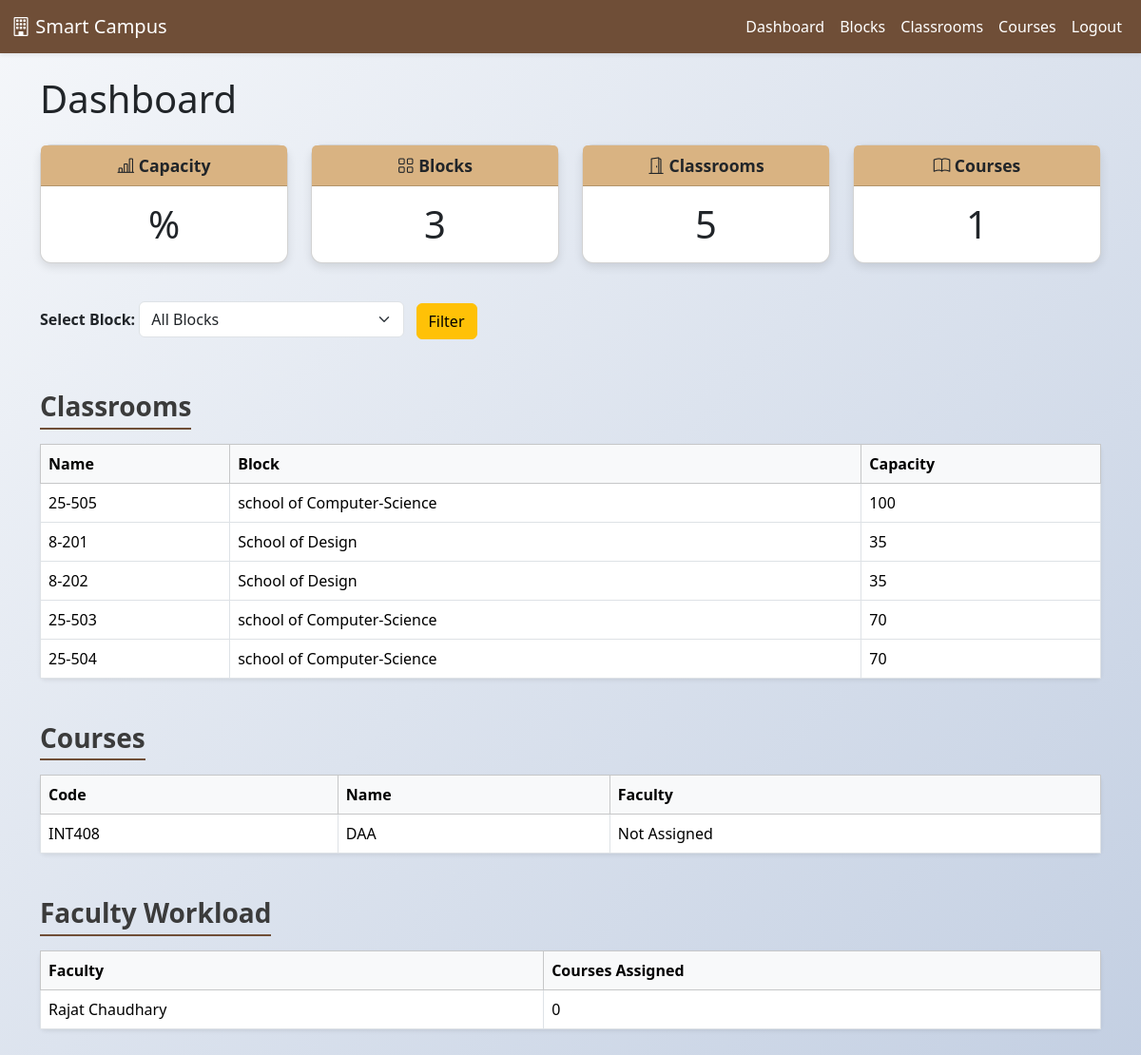
The app's page /dashboard/ (signed in) with its own data.
### campus/models.py (models this page shows, shortened)
class Classroom(models.Model):
    block = models.ForeignKey(CampusBlock, on_delete=models.CASCADE)
    name = models.CharField(max_length=50)
    capacity = models.PositiveIntegerField()

class CampusBlock(models.Model):
    name = models.CharField(max_length=100)
    location = models.CharField(max_length=200)

class Course(models.Model):
    code = models.CharField(max_length=10)
    name = models.CharField(max_length=100)
    credits = models.IntegerField()
    block = models.ForeignKey(CampusBlock, on_delete=models.SET_NULL, null=True, blank=True)

### campus/views.py (the view)
# urls.py: path('dashboard/', views.dashboard, name='dashboard'),
@login_required
def dashboard(request):
    blocks = CampusBlock.objects.all()
    selected_block_id = request.GET.get('block')
    selected_block = None
    if selected_block_id:
        try:
            selected_block = CampusBlock.objects.get(id=selected_block_id)
        except CampusBlock.DoesNotExist:
            selected_block = None
    if selected_block:
        classrooms = Classroom.objects.filter(block=selected_block)
        courses = Course.objects.filter(block=selected_block)
    else:
        classrooms = Classroom.objects.all()
        courses = Course.objects.all()
    faculty_workload = {}
    for faculty in Faculty.objects.all():
        assigned_courses = faculty.courses.filter(id__in=courses.values_list('id', flat=True)).count()
        faculty_workload[faculty.user.get_full_name()] = assigned_courses
    context = {
        'blocks': blocks,
        'selected_block': selected_block,
        'classrooms': classrooms,
        'courses': courses,
        'faculty_workload': faculty_workload,
    }
    return render(request, 'campus/dashboard.html', context)

### campus/templates/campus/dashboard.html (shortened to what this page needs)
{% extends 'campus/base.html' %}
{% block content %}
<h1 class="mb-4">Dashboard</h1>
<div class="row mb-4">
    <div class="col-md-3 mb-3">
        <div class="card text-center">
            <div class="card-header"><i class="bi bi-bar-chart-line"></i> Capacity</div>
            <div class="card-body display-6">{{ capacity_utilization }}%</div>
        </div>
    </div>
    <div class="col-md-3 mb-3">
        <div class="card text-center">
            <div class="card-header"><i class="bi bi-grid"></i> Blocks</div>
            <div class="card-body display-6">{{ blocks|length }}</div>
        </div>
    </div>
    <div class="col-md-3 mb-3">
        <div class="card text-center">
            <div class="card-header"><i class="bi bi-door-open"></i> Classrooms</div>
            <div class="card-body display-6">{{ classrooms|length }}</div>
        </div>
    </div>
    <div class="col-md-3 mb-3">
        <div class="card text-center">
            <div class="card-header"><i class="bi bi-book"></i> Courses</div>
            <div class="card-body display-6">{{ courses|length }}</div>
        </div>
    </div>
</div>
<form method="get" class="mb-4">
    <label for="block" class="form-label fw-bold">Select Block:</label>
    <select name="block" id="block" class="form-select w-25 d-inline-block">
        <option value="">All Blocks</option>
    </select>
    <button type="submit" class="btn btn-warning ms-2">Filter</button>
</form>
<h3 class="section-title">Classrooms</h3>
<table class="table table-hover table-bordered bg-white rounded shadow-sm">
    <thead class="table-light">
        <tr>
            <th>Name</th>
            <th>Block</th>
            <th>Capacity</th>
        </tr>
    </thead>
    <tbody>
        {% for room in classrooms %}
        <tr>
            <td>{{ room.name }}</td>
            <td>{{ room.block.name }}</td>
            <td>{{ room.capacity }}</td>
        </tr>
        {% empty %}
        <tr><td colspan="3">No classrooms available</td></tr>
        {% endfor %}
    </tbody>
</table>
<h3 class="section-title">Courses</h3>
<table class="table table-hover table-bordered bg-white rounded shadow-sm">
    <thead class="table-light">
        <tr>
            <th>Code</th>
            <th>Name</th>
            <th>Faculty</th>
        </tr>
    </thead>
    <tbody>
        {% for course in courses %}
        <tr>
            <td>{{ course.code }}</td>
            <td>{{ course.name }}</td>
            <td>
                {% if course.faculty.all %}
                    {% for f in course.faculty.all %}
                        {{ f.user.get_full_name }}{% if not forloop.last %}, {% endif %}
                    {% endfor %}
                {% else %}
                    Not Assigned
                {% endif %}
            </td>
        </tr>
        {% empty %}
        <tr><td colspan="3">No courses available</td></tr>
        {% endfor %}
    </tbody>
</table>
<h3 class="section-title">Faculty Workload</h3>
<table class="table table-hover table-bordered bg-white rounded shadow-sm">
    <thead class="table-light">
        <tr>
            <th>Faculty</th>
            <th>Courses Assigned</th>
        </tr>
    </thead>
    <tbody>
        {% for name, workload in faculty_workload.items %}
        <tr>
            <td>{{ name }}</td>
            <td>{{ workload }}</td>
        </tr>
        {% empty %}
        <tr><td colspan="2">No data available</td></tr>
        {% endfor %}
    </tbody>
</table>
{% endblock %}

### campus/templates/campus/base.html (shortened to what this page needs)
<!DOCTYPE html>
<html lang="en">
<head>
    <link href="https://cdn.jsdelivr.net/npm/bootstrap@5.3.2/dist/css/bootstrap.min.css" rel="stylesheet">
    <link href="https://cdn.jsdelivr.net/npm/bootstrap-icons@1.11.1/font/bootstrap-icons.css" rel="stylesheet">
</head>
<body>
    {% if user.is_authenticated %}
    <nav class="navbar navbar-expand-lg navbar-dark shadow-sm">
        <div class="container-fluid">
            <a class="navbar-brand" href="{% url 'dashboard' %}"><i class="bi bi-building"></i> Smart Campus</a>
            <div class="collapse navbar-collapse" id="navbarNav">
                <ul class="navbar-nav ms-auto">
                    <li class="nav-item"><a class="nav-link" href="{% url 'dashboard' %}">Dashboard</a></li>
                    <li class="nav-item"><a class="nav-link" href="#">Blocks</a></li>
                    <li class="nav-item"><a class="nav-link" href="#">Classrooms</a></li>
                    <li class="nav-item"><a class="nav-link" href="#">Courses</a></li>
                    <li class="nav-item"><a class="nav-link" href="{% url 'logout' %}">Logout</a></li>
                </ul>
            </div>
        </div>
    </nav>
    {% endif %}
    <div class="container mt-4 mb-5">
        {% block content %}{% endblock %}
    </div>
</body>
</html>

### campus/templates/campus/base.html (style rules this page uses)
body { background: linear-gradient(135deg, #f5f7fa, #c3cfe2); min-height: 100vh; }
.navbar { background-color: #6f4e37; }
.navbar a { color: #fff !important; font-weight: 500; }
.card { border-radius: 12px; box-shadow: 0 4px 10px rgba(0,0,0,0.1); }
.card-header { font-weight: bold; font-size: 1.1rem; background-color: #d9b382; }
h3.section-title { font-weight: 700; color: #3b3b3b; margin-top: 30px; margin-bottom: 15px; border-bottom: 2px solid #6f4e37; display: inline-block; padding-bottom: 5px; }

### records on screen
Classroom: name "25-505", block.name "school of Computer-Science", capacity "100"
Classroom: name "8-201", block.name "School of Design", capacity "35"
Classroom: name "8-202", block.name "School of Design", capacity "35"
Classroom: name "25-503", block.name "school of Computer-Science", capacity "70"
Classroom: name "25-504", block.name "school of Computer-Science", capacity "70"
Course: code "INT408", name "DAA"

### other values on screen
{{ blocks|length }} "3"
{{ classrooms|length }} "5"
{{ courses|length }} "1"
{{ name }} "Rajat Chaudhary"
{{ workload }} "0"
